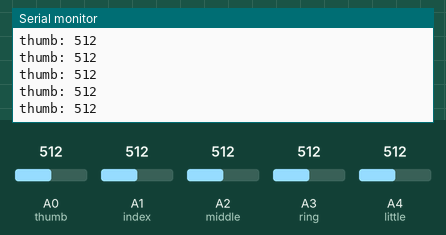
Recording of a sketch running on a simulated Arduino Uno, built with avr-gcc and run on an emulated ATmega328P. On the bench: the last lines printed to the serial monitor. The inputs (shaded band) are chosen by the test bench; at power-on: A0 (thumb) = 512, A1 (index) = 512, A2 (middle) = 512, A3 (ring) = 512, A4 (little) = 512. No radio packets arrive unless stated.

Above: at 1.2 s.
1.3 s: A0 (thumb) set to 716
At 1.51 s:
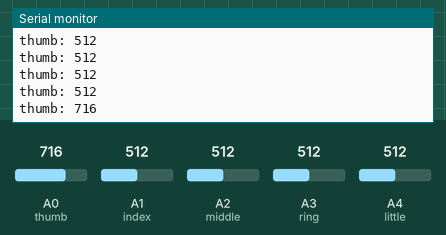
2.8 s: A0 (thumb) set to 992
At 2.88 s:
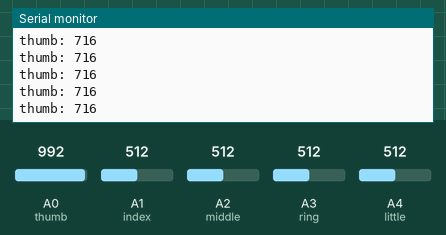
Timing chart, 0 to 5.8 s (numbered marks = the images above; inputs shaded):
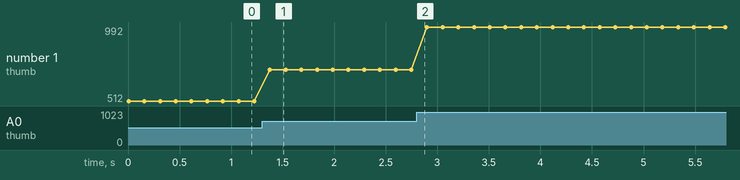

Measured:
- after the input at 1.3 s, the serial monitor: prints a new line after 0.08 s (image 1)
- plotted number 1: 512 → 716 after the input at 1.3 s, 716 → 992 after the input at 2.8 s

The sketch:

hand_transmitter.ino
```cpp
#include <SPI.h>
#include <nRF24L01.h>
#include <RF24.h>

RF24 radio(7, 8); // CE, CSN

const byte address[6] = "00001";

// flex_state>780
int thumb = A0;
int index = A1;
int middle = A2;
int ring = A3;
int little = A4;

void setup() {
  radio.begin();
  radio.openWritingPipe(address);
  radio.setPALevel(RF24_PA_MIN);
  radio.stopListening();
  Serial.begin(9600);
}

void loop() {
  int thumb_state = analogRead(thumb);
  int index_state = analogRead(index);
  int middle_state = analogRead(middle);
  int ring_state = analogRead(ring);
  int little_state = analogRead(little);

  int flex_data[] = {thumb_state,index_state,middle_state,ring_state,little_state};
  //=============================================
//  //thumb
  Serial.print("thumb: ");
  Serial.print(flex_data[0]);
  Serial.println("");
//  //index
//  Serial.print("index: ");
//  Serial.print(index_state);
//  Serial.println("");
//  //middle
//  Serial.print("middle: ");
//  Serial.print(middle_state);
//  Serial.println("");
//  //ring
//  Serial.print("ring: ");
//  Serial.print(ring_state);
//  Serial.println("");
//  //little
//  Serial.print("little: ");
//  Serial.print(little_state);
//  Serial.println("");
  //=============================================
  radio.write(&flex_data, sizeof(flex_data));
  delay(150);
}
```
